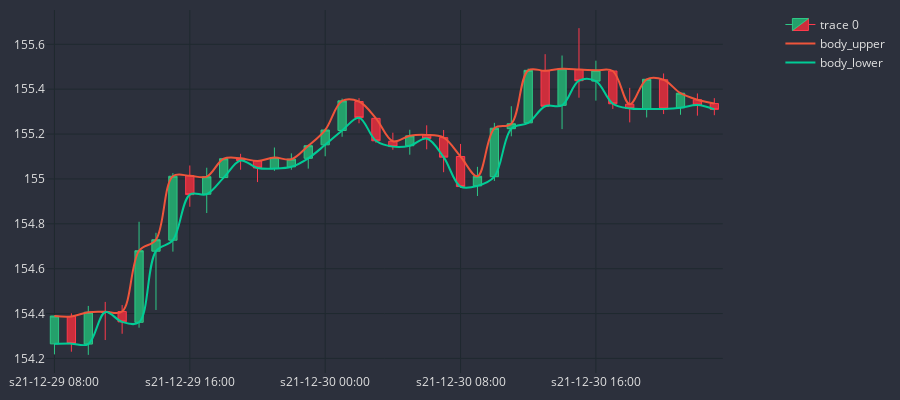

Notebook cell for this chart:
### Code cell
dfp = df_an.iloc[-40:]
cp = CandlePlot(dfp)
cp.show_plot(line_traces=['body_upper', 'body_lower'])
